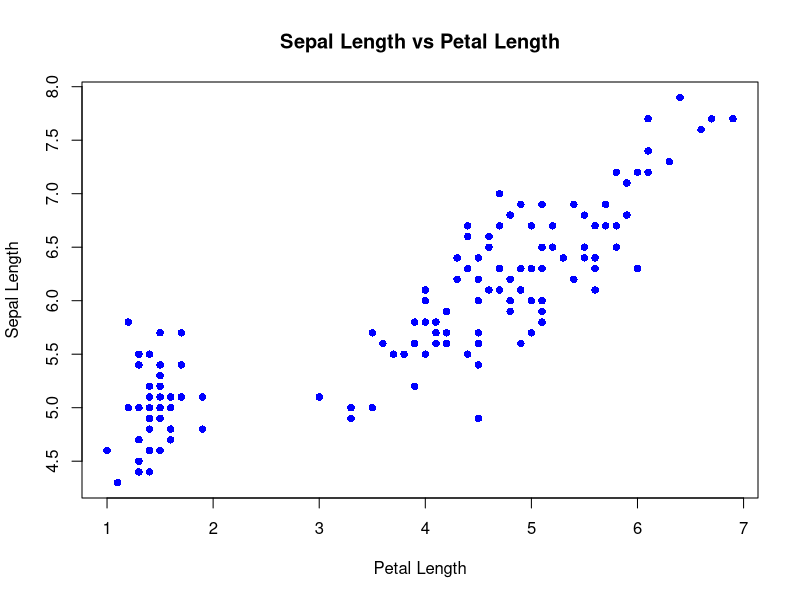
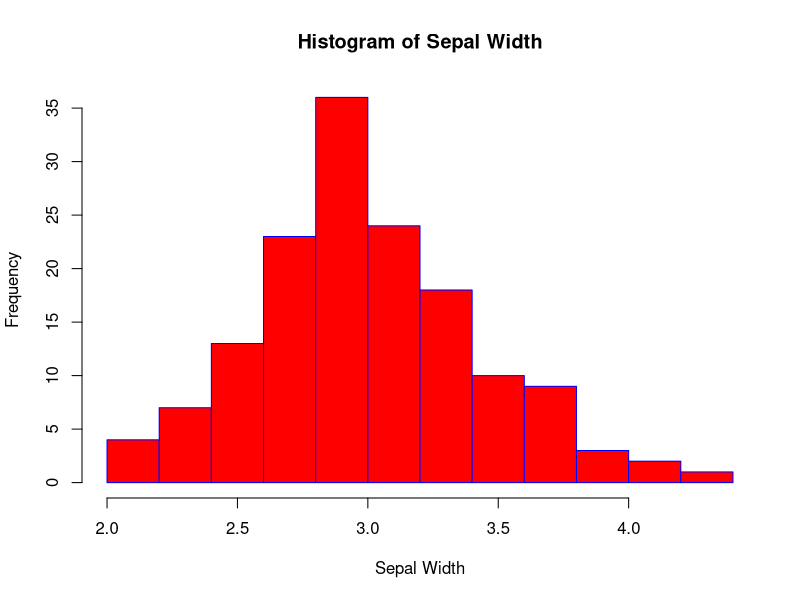
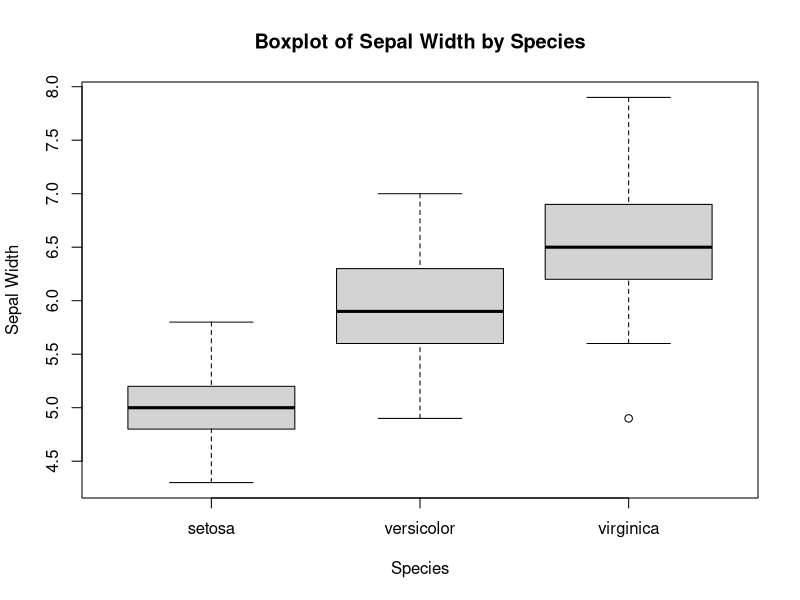

Here is the R script that generated these plots, in order:
View(iris)
# table(iris$Species)
# We can see that the species are equally distributed
# setosa versicolor virginica
# 50     50         50

# Scatter plot of Sepal.Length vs Sepal.Length
# Using the tilde ~ to separate the x and y variables
# On the left side of the tilde is the y variable
# On the right side of the tilde is the x variable
# plot(iris$Sepal.Length~iris$Petal.Length)

# Making it more descriptive
# Bi-variate analysis with the help of a scattered plot
plot(iris$Sepal.Length~iris$Petal.Length, main="Sepal Length vs Petal Length", xlab="Petal Length", ylab="Sepal Length", col="blue", pch=16)

# Histogram
# Uni-variate analysis of Sepal.Width
hist(iris$Sepal.Width, main="Histogram of Sepal Width", xlab="Sepal Width", col="red", border="blue")

# Boxplot
# We use a boxplot to compare the distribution of a variable across different levels of a categorical variable
boxplot(Sepal.Length~Species, data=iris, main="Boxplot of Sepal Width by Species", xlab="Species", ylab="Sepal Width")


# # Load the ggplot2 package
# library(ggplot2)